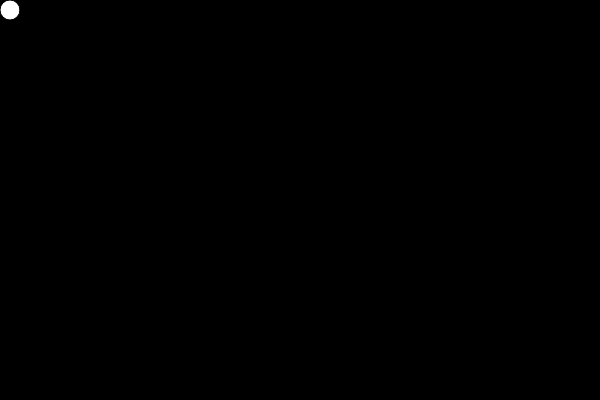
Frame 1 (no input)
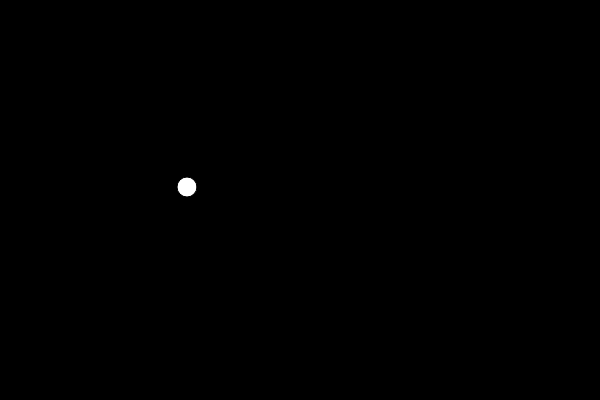
Frame 60 (no input)
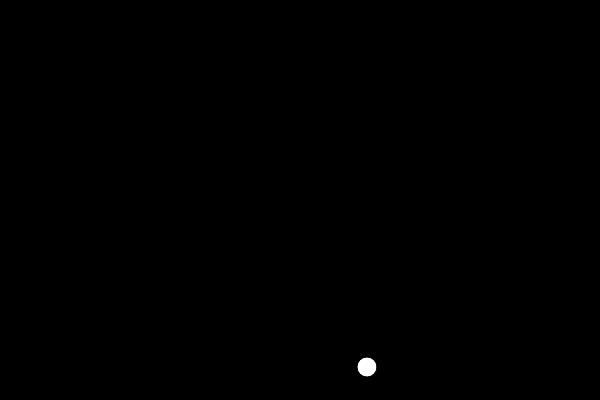
Frame 120 (the mouse pressed at the canvas centre since frame 60)

The p5.js sketch that drew these frames (run headless with seeded random() and noise() and a simulated clock; from frame 60 on, the mouse is pressed at the canvas centre):

// p5.js sketch
// ── sketch.js
var posX = 10;
var posY = 10;
var speedX = 3;
var speedY = 3;
var backColor;

function setup() {
  createCanvas(600, 400);
  backColor = color(0, 0, 0)
}


function draw() {
	background(backColor);
	ellipse(posX, posY, 20, 20);
	posX = posX + speedX;
	posY = posY + speedY;

		   if (posX > 390){
		     speedX = -speedX;
		     backColor = color(random(255), random(255), random(255));
		   }  

		   if (posY > 390){
		     speedY= -speedY;
		     backColor = color(random(255), random(255), random(255));
		   }

		   if (posX < 0){
		     speedX = -speedX;
		     backColor = color(random(255), random(255), random(255));
		   }

		  if(posY < 0) {
		    speedY = -speedY;
		    backColor = color(random(255), random(255), random(255));
		   }
}
